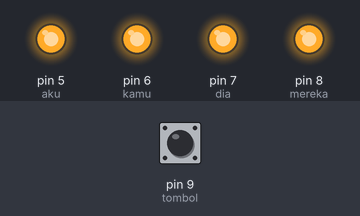
The sketch below on a simulated Arduino Uno, built with avr-gcc and run on an emulated ATmega328P. Parts: output pins drawn as LEDs (lit = HIGH). The test bench sets the inputs (shaded band); at power-on: pin 9 (tombol) HIGH.

Above: at 1.2 s.
1.3 s: pin 9 (tombol) pulled LOW for 0.15 s
At 1.37 s:
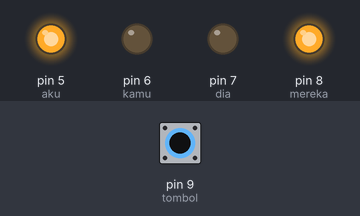
2.9 s: pin 9 (tombol) pulled LOW for 3.2 s
At 7.1 s:
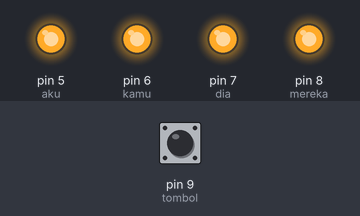
Timing chart, 0 to 8.6 s (numbered marks = the images above; inputs shaded):
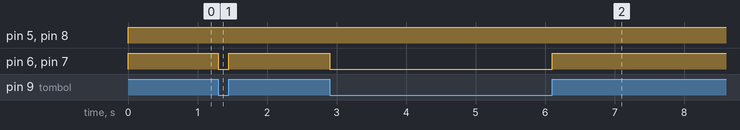

The sketch:

uas.ino
```cpp
//ari ramadhani
//2016230037
const int aku = 5;
const int kamu = 6;
const int dia = 7;
const int mereka = 8;
const int tombol = 9;

void setup(){
  //taro kodingan disini brok
  pinMode(aku,OUTPUT);
  pinMode(kamu,OUTPUT);
  pinMode(dia,OUTPUT);
  pinMode(mereka,OUTPUT);
  pinMode(tombol,INPUT);
  digitalWrite(tombol,HIGH);
}
void loop() {
  if(digitalRead(tombol)==1){
  digitalWrite(aku,HIGH);
    digitalWrite(kamu,HIGH);
    digitalWrite(dia,HIGH);
    digitalWrite(mereka,HIGH);
}
  //taro koding disini
  if(digitalRead(tombol)==0)
  {
    digitalWrite(aku,HIGH);
    digitalWrite(kamu,LOW);
    digitalWrite(dia,LOW);
    digitalWrite(mereka,HIGH);
  }
}
```

Measured:
- after the input at 1.3 s, pin 6 (kamu), pin 7 (dia): HIGH → LOW at once, → HIGH 0.15 s later
- after the input at 2.9 s, pin 6 (kamu), pin 7 (dia): HIGH → LOW at once, → HIGH 3.2 s later
